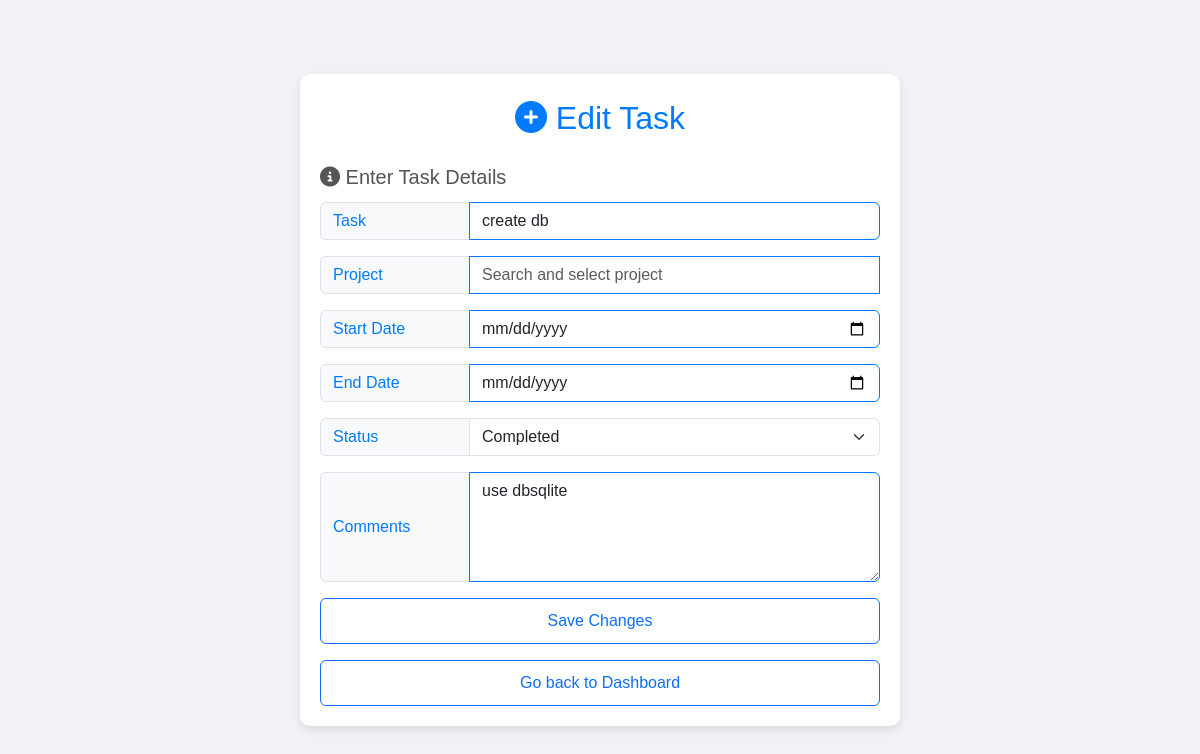
/edit_task/9 (signed in), run on the app's committed database.
### pms/models.py (models this page shows, shortened)
class Task(models.Model):
    task = models.CharField(max_length=255)
    project = models.CharField(max_length=200)
    start_date = models.DateField()
    end_date = models.DateField()
    status = models.CharField(max_length=50, choices=[('pending', 'Pending'), ('completed', 'Completed')])
    comments = models.TextField()

### pms/views.py (the view)
# urls.py: path('edit_task/<int:item_id>',edit_task_view,name='edit_task'),
@login_required
def edit_task_view(request,item_id):
    item = get_object_or_404(Task, id=item_id)
    if request.method == 'POST':
        item.task = request.POST.get('task')
        item.project_name = request.POST.get('project')
        item.start_date = request.POST.get('start_date')
        item.end_date = request.POST.get('end_date')
        item.status = request.POST.get('status')
        item.comments = request.POST.get('comments')
        item.save()
        messages.success(request, 'Task updated successfully.')
        return redirect('tasks')
    else:
        return render(request, 'createtask.html', {'item': item})

### templates/createtask.html (shortened to what this page needs)
{% load static %}
<!DOCTYPE html>
<html lang="en">
<head>
    <link rel="stylesheet" href="https://cdnjs.cloudflare.com/ajax/libs/font-awesome/6.5.2/css/all.min.css">
    <link href="https://cdn.jsdelivr.net/npm/bootstrap@5.3.3/dist/css/bootstrap.min.css" rel="stylesheet">
</head>
<body>
    <div class="container">
        <p class="form-title"><i class="fa-solid fa-circle-plus" style="color: #007bff;"></i> {% if item %}Edit Task{% else %}Create Task{% endif %}</p>
        <p class="form-subtitle"><i class="fa-solid fa-circle-info"></i> Enter Task Details</p>
        <form action="" method="POST">{% csrf_token %}
            <div class="input-group mb-3">
                <span class="input-group-text">Task</span>
                <input type="text" class="form-control" name="task" placeholder="Enter task" value="{{ item.task }}" required>
            </div>
            <div class="input-group mb-3">
                <span class="input-group-text">Project</span>
                <input type="text" class="form-control" name="project" placeholder="Search and select project" value="{% if item.project %}{{ item.project.name }}{% endif %}">
            </div>
            <div class="input-group mb-3">
                <span class="input-group-text">Start Date</span>
                <input type="date" class="form-control" name="start_date" value="{{ item.start_date }}" required>
            </div>
            <div class="input-group mb-3">
                <span class="input-group-text">End Date</span>
                <input type="date" class="form-control" name="end_date" value="{{ item.end_date }}" required>
            </div>
            <div class="input-group mb-3">
                <span class="input-group-text">Status</span>
                <select class="form-select" name="status" required>
                    <option value="completed" {% if item.status == 'completed' %} selected {% endif %}>Completed</option>
                </select>
            </div>
            <div class="input-group mb-3">
                <span class="input-group-text">Comments</span>
                <textarea class="form-control" name="comments" placeholder="Leave a comment here" rows="4" required>{{ item.comments }}</textarea>
            </div>
            <div class="d-grid">
                <button type="submit" class="btn btn-outline-primary">{% if item %}Save Changes{% else %}Create Task{% endif %}</button>
            </div>
        </form>
        <div class="text-center mt-3">
            <a href="{% url 'home' %}" class="btn btn-outline-primary">Go back to Dashboard</a>
        </div>
    </div>
</body>
</html>

### templates/createtask.html (style rules this page uses)
body { font-family: Arial, sans-serif; background-color: #f0f2f5; display: flex; justify-content: center; align-items: center; height: 100vh; margin: 0; }
.container { max-width: 600px; width: 100%; padding: 20px; background-color: #fff; border-radius: 10px; box-shadow: 0 4px 8px rgba(0,0,0,0.1); }
.form-title { font-size: 2rem; margin-bottom: 20px; text-align: center; color: #007bff; }
.form-subtitle { font-size: 1.25rem; margin-bottom: 10px; color: #555; }
.input-group-text { width: 150px; text-align: left; color: #007bff; }
.form-control { border-color: #007bff; }
.btn-outline-primary { width: 100%; padding: 10px; font-size: 1rem; }

### data on the page
Task: task "create db", status "Completed", comments "use dbsqlite"
